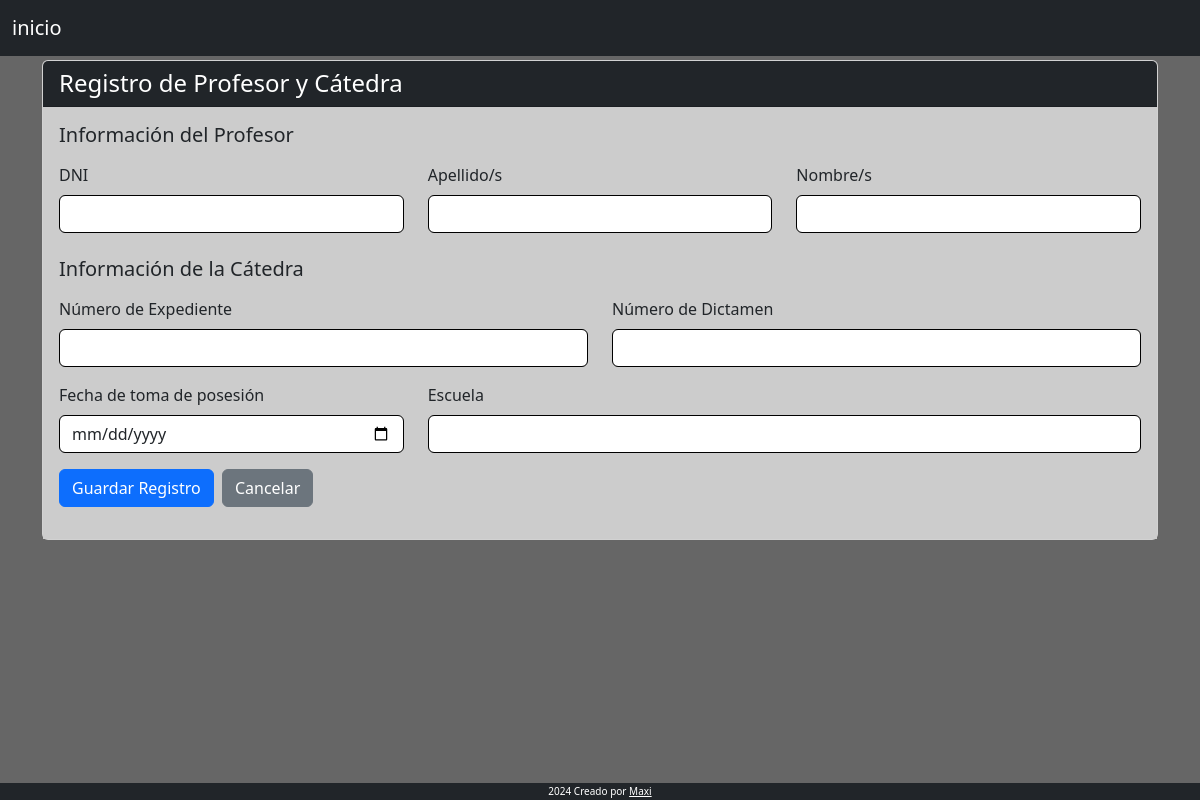
Before: /hs_catedra_crea.php?dni=38015715 with the older database file.
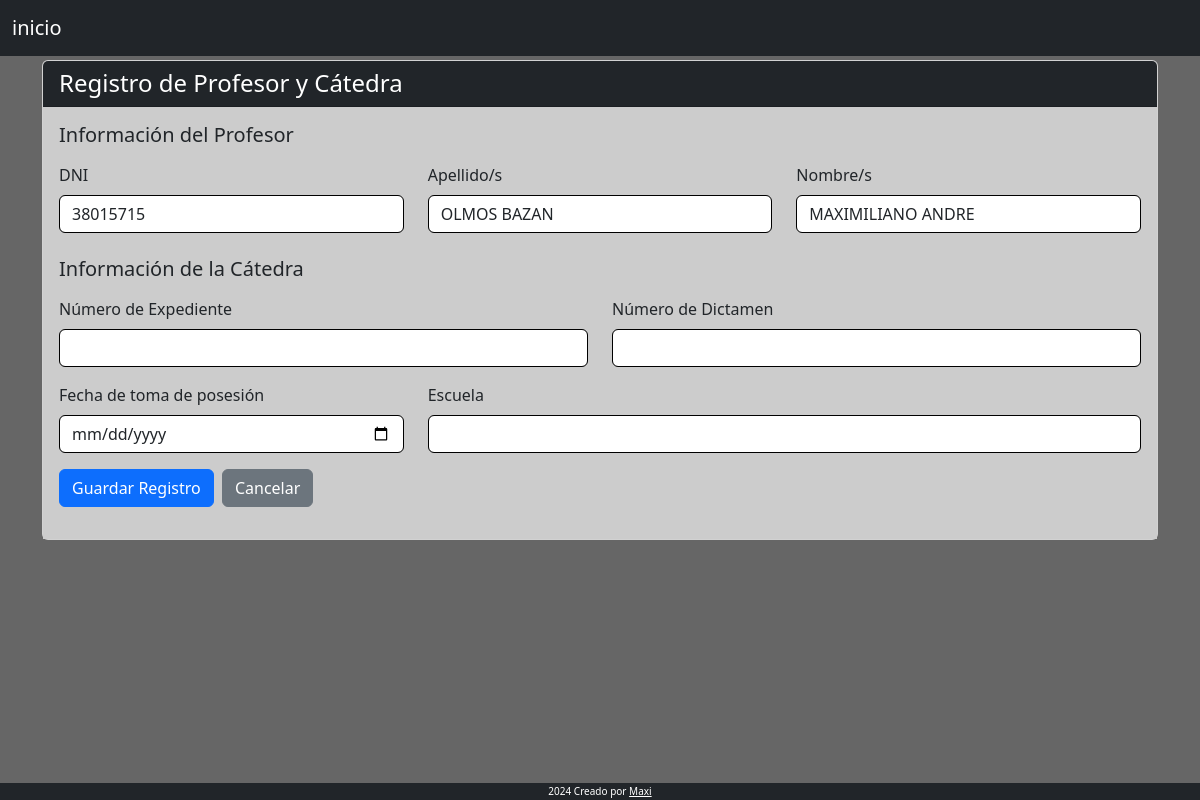
After: the same page with the newer database file.
### tables this page shows
CREATE TABLE `hs_catedras` (
  `id_catedra` int(11) NOT NULL,
  `id_profe` int(11) NOT NULL,
  `num_exp` varchar(50) NOT NULL,
  `num_dictamen` varchar(50) NOT NULL,
  `escuela` varchar(255) NOT NULL,
  `fecha_toma` date NOT NULL,
  `fecha_crea` date NOT NULL,
  `estado` varchar(10) NOT NULL DEFAULT 'Activo',
  `tipo` int(20) NOT NULL
);

CREATE TABLE `profesor` (
  `id_profe` int(11) NOT NULL,
  `nombre` varchar(50) NOT NULL,
  `apellido` varchar(50) NOT NULL,
  `dni` int(15) NOT NULL
);

### hs_catedra_crea.php (the view, shortened to what this page needs)
<?php require 'conn/connection.php';
include 'navbar.php';
if (isset($_GET['dni']) && is_numeric($_GET['dni'])) {
    $dni = $_GET['dni'];
        $query = "SELECT
                hs_catedras.*,
                profesor.*,
                tipo_tabla.*
            FROM
                hs_catedras
            INNER JOIN profesor ON hs_catedras.id_profe = profesor.id_profe
            INNER JOIN tipo_tabla ON hs_catedras.tipo = tipo_tabla.id_tipo
            WHERE profesor.dni = :dni
            ORDER BY profesor.id_profe DESC LIMIT 1
        ";
        $stmt = $db->prepare($query);
        $stmt->bindParam(':dni', $dni, PDO::PARAM_INT);
        $stmt->execute();
        $profe = $stmt->fetch(PDO::FETCH_ASSOC);
}
?>
<div class="container mt-0">
    <div class="row">
        <div class="col-md-12 ">
            <div class="card">
                <div class="card-header bg-dark text-white">
                    <h4 class="mb-0">Registro de Profesor y Cátedra</h4>
                </div>
                <div class="card-body" style="background-color:#cccccc;">
                        <form method="POST" action="">
                        <h5 class="mb-3">Información del Profesor</h5>
                        <div class="row mb-3">
                            <div class="col-md-4">
                                <label class="form-label">DNI</label>
                                <input type="text" name="dni" class="form-control"
                                    id="dniInput"
                                    value="<?php echo htmlspecialchars($profe['dni'] ?? '', ENT_QUOTES, 'UTF-8'); ?>"
                                    oninput="checkDNI(this)" pattern="[0-9]{8}" title="Ingresa exactamente 8 dígitos numéricos" required>
                            </div>
                            <div class="col-md-4">
                                <label class="form-label">Apellido/s</label>
                                <input type="text" name="apellido" class="form-control" value="<?php echo htmlspecialchars($profe['apellido'] ?? '', ENT_QUOTES, 'UTF-8'); ?>" required>
                            </div>
                            <div class="col-md-4">
                                <label class="form-label">Nombre/s</label>
                                <input type="text" name="nombre" class="form-control" value="<?php echo htmlspecialchars($profe['nombre'] ?? '', ENT_QUOTES, 'UTF-8'); ?>" required>
                            </div>
                        </div>
                            <h5 class="mb-3 mt-4">Información de la Cátedra</h5>
                            <div class="row mb-3">
                                <div class="col-md-6">
                                    <label class="form-label">Número de Expediente</label>
                                    <input type="text" name="num_exp" class="form-control" required>
                                </div>
                                <div class="col-md-6">
                                    <label class="form-label">Número de Dictamen</label>
                                    <input type="text" name="num_dictamen" class="form-control" required>
                                </div>
                            </div>
                            <div class="row mb-3">
                                <div class="col-md-4">
                                    <label class="form-label">Fecha de toma de posesión</label>
                                    <input type="date" name="fecha_toma" class="form-control" placeholder="DD/MM/YYYY" required>
                                </div>
                                <div class="col-md-8">
                                    <label class="form-label">Escuela</label>
                                    <input type="text" name="escuela" class="form-control" required>
                                </div>
                            </div>
                            <button type="submit" class="btn btn-primary">Guardar Registro</button>
                            <a class="btn btn-secondary ml-1 " href="index.php">Cancelar</a>
                    </form>
                </div>
            </div>
        </div>
    </div>
</div>
<?php require 'footer.php'; ?>

### navbar.php (shortened to what this page needs)
<html lang="es">
<head>
  <link rel="stylesheet" href="https://use.fontawesome.com/releases/v5.8.2/css/all.css">
  <link href="https://cdn.jsdelivr.net/npm/bootstrap@5.3.2/dist/css/bootstrap.min.css" rel="stylesheet">
  <link rel="stylesheet" href="https://maxcdn.bootstrapcdn.com/bootstrap/4.5.2/css/bootstrap.min.css">
  <link rel="stylesheet" href="https://cdnjs.cloudflare.com/ajax/libs/twitter-bootstrap/5.3.0/css/bootstrap.min.css">
  <link rel="stylesheet" href="https://cdn.datatables.net/1.13.7/css/dataTables.bootstrap5.min.css">
  <link rel="stylesheet" type="text/css" href="https://cdn.datatables.net/1.13.1/css/dataTables.bootstrap5.min.css" />
  <link rel="stylesheet" type="text/css" href="https://cdn.datatables.net/buttons/2.3.3/css/buttons.bootstrap5.min.css" />
  <link rel="stylesheet" href="https://cdn.jsdelivr.net/npm/bootstrap@5.3.0-alpha1/dist/css/bootstrap.min.css" />
  <link rel="stylesheet" href="https://cdnjs.cloudflare.com/ajax/libs/font-awesome/6.2.1/css/all.min.css" />
  <link rel="stylesheet" href="https://cdnjs.cloudflare.com/ajax/libs/font-awesome/5.15.4/css/all.min.css">
</head>
<body style="margin-bottom: 40px;">
  <div style="height:60px">
    <nav class="navbar navbar-expand-lg navbar-dark bg-dark fixed-top">
      <div class="container-fluid">
        <a href="index.php" class="navbar-brand">
          inicio
        </a>
        </div>
    </nav>
  </div>

### footer.php (shortened to what this page needs)
<footer class="bg-dark text-white text-center">
    2024 Creado por
    <a href="#" class="text-white" data-bs-toggle="modal" data-bs-target="#creatorsModal">
        Maxi
    </a>
</footer>
</body>
</html>

### navbar.php (style rules this page uses)
body { background-color:#666666; }

### hs_catedra_crea.php (style rules this page uses)
input.form-control { border: 1px solid #000; }

### footer.php (style rules this page uses)
footer { background: #1b1e21; width: 100%; padding: 1px; position: fixed; bottom:0; font-size: 10px; z-index: 100; }

Changed rows visible on the page:
added hs_catedras: dni "38015715", apellido "OLMOS BAZAN", nombre "MAXIMILIANO ANDRE"
